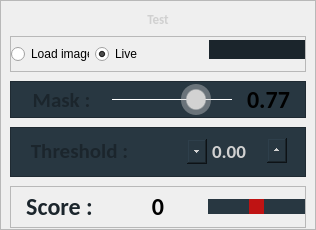
                        <widget class="QFrame" name="frame_29">
                         <property name="maximumSize">
                          <size>
                           <width>316</width>
                           <height>16777215</height>
                          </size>
                         </property>
                         <property name="frameShape">
                          <enum>QFrame::StyledPanel</enum>
                         </property>
                         <property name="frameShadow">
                          <enum>QFrame::Raised</enum>
                         </property>
                         <layout class="QVBoxLayout" name="verticalLayout_31">
                          <property name="spacing">
                           <number>9</number>
                          </property>
                          <property name="leftMargin">
                           <number>9</number>
                          </property>
                          <property name="topMargin">
                           <number>10</number>
                          </property>
                          <property name="rightMargin">
                           <number>9</number>
                          </property>
                          <property name="bottomMargin">
                           <number>1</number>
                          </property>
                          <item>
                           <widget class="QLabel" name="label_25">
                            <property name="minimumSize">
                             <size>
                              <width>0</width>
                              <height>16</height>
                             </size>
                            </property>
                            <property name="maximumSize">
                             <size>
                              <width>16777215</width>
                              <height>16</height>
                             </size>
                            </property>
                            <property name="font">
                             <font>
                              <family>Calibri</family>
                              <pointsize>10</pointsize>
                              <weight>75</weight>
                              <bold>true</bold>
                             </font>
                            </property>
                            <property name="styleSheet">
                             <string notr="true">color: rgb(208, 208, 208);
border-radius: none;
border-top: 20px;</string>
                            </property>
                            <property name="text">
                             <string>Test</string>
                            </property>
                            <property name="alignment">
                             <set>Qt::AlignCenter</set>
                            </property>
                           </widget>
                          </item>
                          <item>
                           <widget class="QFrame" name="frame_48">
                            <property name="frameShape">
                             <enum>QFrame::StyledPanel</enum>
                            </property>
                            <property name="frameShadow">
                             <enum>QFrame::Raised</enum>
                            </property>
                            <layout class="QHBoxLayout" name="horizontalLayout_41">
                             <property name="spacing">
                              <number>0</number>
                             </property>
                             <property name="leftMargin">
                              <number>0</number>
                             </property>
                             <property name="topMargin">
                              <number>0</number>
                             </property>
                             <property name="rightMargin">
                              <number>0</number>
                             </property>
                             <property name="bottomMargin">
                              <number>0</number>
                             </property>
                             <item>
                              <widget class="QWidget" name="widget_27" native="true">
                               <property name="minimumSize">
                                <size>
                                 <width>0</width>
                                 <height>30</height>
                                </size>
                               </property>
                               <property name="maximumSize">
                                <size>
                                 <width>278</width>
                                 <height>30</height>
                                </size>
                               </property>
                               <property name="styleSheet">
                                <string notr="true"/>
                               </property>
                               <layout class="QHBoxLayout" name="horizontalLayout_33">
                                <property name="spacing">
                                 <number>6</number>
                                </property>
                                <property name="leftMargin">
                                 <number>0</number>
                                </property>
                                <property name="topMargin">
                                 <number>0</number>
                                </property>
                                <property name="rightMargin">
                                 <number>0</number>
                                </property>
                                <property name="bottomMargin">
                                 <number>0</number>
                                </property>
                                <item alignment="Qt::AlignHCenter">
                                 <widget class="QRadioButton" name="test_img">
                                  <property name="enabled">
                                   <bool>true</bool>
                                  </property>
                                  <property name="minimumSize">
                                   <size>
                                    <width>62</width>
                                    <height>0</height>
                                   </size>
                                  </property>
                                  <property name="text">
                                   <string>Load image</string>
                                  </property>
                                  <property name="checked">
                                   <bool>false</bool>
                                  </property>
                                 </widget>
                                </item>
                                <item>
                                 <widget class="QRadioButton" name="live">
                                  <property name="minimumSize">
                                   <size>
                                    <width>62</width>
                                    <height>0</height>
                                   </size>
                                  </property>
                                  <property name="maximumSize">
                                   <size>
                                    <width>16777215</width>
                                    <height>16777215</height>
                                   </size>
                                  </property>
                                  <property name="text">
                                   <string>Live</string>
                                  </property>
                                  <property name="checkable">
                                   <bool>true</bool>
                                  </property>
                                  <property name="checked">
                                   <bool>true</bool>
                                  </property>
                                 </widget>
                                </item>
                               </layout>
                              </widget>
                             </item>
                             <item>
                              <widget class="QFrame" name="frame_38">
                               <property name="maximumSize">
                                <size>
                                 <width>16777215</width>
                                 <height>34</height>
                                </size>
                               </property>
                               <property name="styleSheet">
                                <string notr="true">border-radius: 10px;</string>
                               </property>
                               <property name="frameShape">
                                <enum>QFrame::StyledPanel</enum>
                               </property>
                               <property name="frameShadow">
                                <enum>QFrame::Raised</enum>
                               </property>
                               <layout class="QHBoxLayout" name="horizontalLayout_34">
                                <property name="spacing">
                                 <number>0</number>
                                </property>
                                <property name="leftMargin">
                                 <number>0</number>
                                </property>
                                <property name="topMargin">
                                 <number>0</number>
                                </property>
                                <property name="rightMargin">
                                 <number>0</number>
                                </property>
                                <property name="bottomMargin">
                                 <number>9</number>
                                </property>
                                <item>
                                 <widget class="QToolButton" name="bouton_parcourir_test">
                                  <property name="minimumSize">
                                   <size>
                                    <width>0</width>
                                    <height>0</height>
                                   </size>
                                  </property>
                                  <property name="maximumSize">
                                   <size>
                                    <width>52</width>
                                    <height>16777215</height>
                                   </size>
                                  </property>
                                  <property name="styleSheet">
                                   <string notr="true">background-repeat: no-repeat;
background-position: center;

border-radius: 20px;</string>
                                  </property>
                                  <property name="text">
                                   <string/>
                                  </property>
                                  <property name="icon">
                                   <iconset>
                                    <normaloff>images/folder.png</normaloff>images/folder.png</iconset>
                                  </property>
                                  <property name="iconSize">
                                   <size>
                                    <width>70</width>
                                    <height>70</height>
                                   </size>
                                  </property>
                                 </widget>
                                </item>
                                <item alignment="Qt::AlignHCenter">
                                 <widget class="QLineEdit" name="txt_box_test">
                                  <property name="maximumSize">
                                   <size>
                                    <width>208</width>
                                    <height>16777215</height>
                                   </size>
                                  </property>
                                  <property name="font">
                                   <font>
                                    <family>Calibri</family>
                                    <pointsize>10</pointsize>
                                    <weight>75</weight>
                                    <bold>true</bold>
                                   </font>
                                  </property>
                                  <property name="styleSheet">
                                   <string notr="true">background-color: rgb(27, 37, 44);
color: rgb(208, 208, 208);
selection-background-color: rgba(16,25,30,255);
border-radius: 10px;</string>
                                  </property>
                                  <property name="text">
                                   <string/>
                                  </property>
                                 </widget>
                                </item>
                               </layout>
                              </widget>
                             </item>
                            </layout>
                           </widget>
                          </item>
                          <item>
                           <widget class="QFrame" name="frame_42">
                            <property name="maximumSize">
                             <size>
                              <width>5555555</width>
                              <height>16777215</height>
                             </size>
                            </property>
                            <property name="styleSheet">
                             <string notr="true">background-color: #283741
</string>
                            </property>
                            <property name="frameShape">
                             <enum>QFrame::StyledPanel</enum>
                            </property>
                            <property name="frameShadow">
                             <enum>QFrame::Raised</enum>
                            </property>
                            <layout class="QHBoxLayout" name="horizontalLayout_38">
                             <property name="spacing">
                              <number>0</number>
                             </property>
                             <property name="leftMargin">
                              <number>0</number>
                             </property>
                             <property name="topMargin">
                              <number>0</number>
                             </property>
                             <property name="rightMargin">
                              <number>0</number>
                             </property>
                             <property name="bottomMargin">
                              <number>0</number>
                             </property>
                             <item alignment="Qt::AlignVCenter">
                              <widget class="QLabel" name="label_28">
                               <property name="minimumSize">
                                <size>
                                 <width>101</width>
                                 <height>23</height>
                                </size>
                               </property>
                               <property name="maximumSize">
                                <size>
                                 <width>101</width>
                                 <height>0</height>
                                </size>
                               </property>
                               <property name="font">
                                <font>
                                 <family>Calibri</family>
                                 <pointsize>16</pointsize>
                                 <weight>75</weight>
                                 <bold>true</bold>
                                </font>
                               </property>
                               <property name="styleSheet">
                                <string notr="true">color: rgb(27, 37, 44);</string>
                               </property>
                               <property name="text">
                                <string>Mask :</string>
                               </property>
                               <property name="alignment">
                                <set>Qt::AlignCenter</set>
                               </property>
                               <property name="margin">
                                <number>0</number>
                               </property>
                              </widget>
                             </item>
                             <item alignment="Qt::AlignHCenter|Qt::AlignVCenter">
                              <widget class="QSlider" name="cursor_mask_expert">
                               <property name="minimumSize">
                                <size>
                                 <width>120</width>
                                 <height>35</height>
                                </size>
                               </property>
                               <property name="maximumSize">
                                <size>
                                 <width>120</width>
                                 <height>34</height>
                                </size>
                               </property>
                               <property name="toolTipDuration">
                                <number>-1</number>
                               </property>
                               <property name="styleSheet">
                                <string notr="true">QSlider:horizontal {
    min-height: 35px;
}
QSlider::groove:horizontal {
    height: 1px;
    background: white; 
}
QSlider::handle:horizontal {
    width: 30px;
    margin-top: -15px;
    margin-bottom: -15px;
    border-radius: 15px;
    background: qradialgradient(spread:reflect, cx:0.5, cy:0.5, radius:0.5, fx:0.5, fy:0.5, stop:0.6 rgba(210, 210, 210, 255), stop:0.7 rgba(210, 210, 210, 100));
}
QSlider::handle:horizontal:hover {
    background: qradialgradient(spread:reflect, cx:0.5, cy:0.5, radius:0.5, fx:0.5, fy:0.5, stop:0.6 rgba(255, 255, 255, 255), stop:0.7 rgba(255, 255, 255, 100));
}</string>
                               </property>
                               <property name="maximum">
                                <number>100</number>
                               </property>
                               <property name="singleStep">
                                <number>0</number>
                               </property>
                               <property name="value">
                                <number>77</number>
                               </property>
                               <property name="orientation">
                                <enum>Qt::Horizontal</enum>
                               </property>
                              </widget>
                             </item>
                             <item>
                              <widget class="QLabel" name="cursor_mask_label_expert">
                               <property name="font">
                                <font>
                                 <family>Calibri</family>
                                 <pointsize>18</pointsize>
                                 <weight>75</weight>
                                 <bold>true</bold>
                                </font>
                               </property>
                               <property name="styleSheet">
                                <string notr="true">color: rgb(0, 0, 0);
</string>
                               </property>
                               <property name="text">
                                <string>0.77</string>
                               </property>
                               <property name="alignment">
                                <set>Qt::AlignCenter</set>
                               </property>
                              </widget>
                             </item>
                            </layout>
                           </widget>
                          </item>
                          <item>
                           <widget class="QFrame" name="frame_41">
                            <property name="maximumSize">
                             <size>
                              <width>16777215</width>
                              <height>16777215</height>
                             </size>
                            </property>
                            <property name="styleSheet">
                             <string notr="true">background-color: #283741
</string>
                            </property>
                            <property name="frameShape">
                             <enum>QFrame::StyledPanel</enum>
                            </property>
                            <property name="frameShadow">
                             <enum>QFrame::Raised</enum>
                            </property>
                            <layout class="QHBoxLayout" name="horizontalLayout_36">
                             <property name="spacing">
                              <number>39</number>
                             </property>
                             <property name="leftMargin">
                              <number>0</number>
                             </property>
                             <property name="topMargin">
                              <number>0</number>
                             </property>
                             <property name="rightMargin">
                              <number>0</number>
                             </property>
                             <property name="bottomMargin">
                              <number>2</number>
                             </property>
                             <item alignment="Qt::AlignVCenter">
                              <widget class="QLabel" name="label_27">
                               <property name="minimumSize">
                                <size>
                                 <width>101</width>
                                 <height>23</height>
                                </size>
                               </property>
                               <property name="maximumSize">
                                <size>
                                 <width>101</width>
                                 <height>0</height>
                                </size>
                               </property>
                               <property name="font">
                                <font>
                                 <family>Calibri</family>
                                 <pointsize>16</pointsize>
                                 <weight>75</weight>
                                 <bold>true</bold>
                                </font>
                               </property>
                               <property name="styleSheet">
                                <string notr="true">color: rgb(27, 37, 44);</string>
                               </property>
                               <property name="text">
                                <string>Threshold :</string>
                               </property>
                               <property name="alignment">
                                <set>Qt::AlignCenter</set>
                               </property>
                               <property name="margin">
                                <number>0</number>
                               </property>
                              </widget>
                             </item>
                             <item>
                              <widget class="QDoubleSpinBox" name="thr_AI_val_expert">
                               <property name="minimumSize">
                                <size>
                                 <width>100</width>
                                 <height>46</height>
                                </size>
                               </property>
                               <property name="maximumSize">
                                <size>
                                 <width>100</width>
                                 <height>46</height>
                                </size>
                               </property>
                               <property name="font">
                                <font>
                                 <family>Calibri</family>
                                 <pointsize>14</pointsize>
                                 <weight>75</weight>
                                 <bold>true</bold>
                                </font>
                               </property>
                               <property name="styleSheet">
                                <string notr="true">QDoubleSpinBox {
color: rgb(209, 209, 209);
    border:3px solid #283741;
	border-radius:8px;	
	min-height:40px;
	max-height:40px;
	qproperty-alignment: AlignCenter;	
}
 
 QDoubleSpinBox::up-button {
    subcontrol-origin: border;
    subcontrol-position: top right;
	top:9.5px;
    width: 20px;
	height:25px;  

 }
 
 QDoubleSpinBox::down-button {
   subcontrol-origin: border;

     subcontrol-position: left; 
	buttom:7px;
    width: 20px;
	height:25px;  
 }

 
</string>
                               </property>
                              </widget>
                             </item>
                            </layout>
                           </widget>
                          </item>
                          <item>
                           <widget class="QFrame" name="frame_47">
                            <property name="frameShape">
                             <enum>QFrame::StyledPanel</enum>
                            </property>
                            <property name="frameShadow">
                             <enum>QFrame::Raised</enum>
                            </property>
                            <layout class="QHBoxLayout" name="horizontalLayout_40">
                             <property name="spacing">
                              <number>0</number>
                             </property>
                             <property name="leftMargin">
                              <number>0</number>
                             </property>
                             <property name="topMargin">
                              <number>0</number>
                             </property>
                             <property name="rightMargin">
                              <number>0</number>
                             </property>
                             <property name="bottomMargin">
                              <number>0</number>
                             </property>
                             <item alignment="Qt::AlignHCenter|Qt::AlignVCenter">
                              <widget class="QLabel" name="label_30">
                               <property name="minimumSize">
                                <size>
                                 <width>0</width>
                                 <height>30</height>
                                </size>
                               </property>
                               <property name="maximumSize">
                                <size>
                                 <width>16777215</width>
                                 <height>0</height>
                                </size>
                               </property>
                               <property name="font">
                                <font>
                                 <family>Calibri</family>
                                 <pointsize>18</pointsize>
                                 <weight>75</weight>
                                 <bold>true</bold>
                                </font>
                               </property>
                               <property name="styleSheet">
                                <string notr="true">color: rgb(27, 37, 44);</string>
                               </property>
                               <property name="text">
                                <string>Score :</string>
                               </property>
                               <property name="alignment">
                                <set>Qt::AlignCenter</set>
                               </property>
                               <property name="margin">
                                <number>0</number>
                               </property>
                              </widget>
                             </item>
                             <item alignment="Qt::AlignHCenter">
                              <widget class="QLabel" name="score_label_expert">
                               <property name="minimumSize">
                                <size>
                                 <width>100</width>
                                 <height>40</height>
                                </size>
                               </property>
                               <property name="maximumSize">
                                <size>
                                 <width>16777215</width>
                                 <height>40</height>
                                </size>
                               </property>
                               <property name="font">
                                <font>
                                 <family>Calibri</family>
                                 <pointsize>18</pointsize>
                                 <weight>75</weight>
                                 <bold>true</bold>
                                </font>
                               </property>
                               <property name="text">
                                <string>0</string>
                               </property>
                               <property name="alignment">
                                <set>Qt::AlignCenter</set>
                               </property>
                               <property name="margin">
                                <number>10</number>
                               </property>
                              </widget>
                             </item>
                             <item>
                              <widget class="QCheckBox" name="checkBox_test">
                               <property name="styleSheet">
                                <string notr="true">QCheckBox{
color:rgb(91,125,148);
background-color: #283741;
border-radius: 100px;
}

QCheckBox::indicator{


border: 2px solid black;

width: 15px;

height: 15px;

subcontrol-position: center;



subcontrol-origin: center;

}


QCheckBox::indicator:checked{

background-color:#54c147;

border:5px white;

}



QCheckBox::indicator:unchecked{

background-color:rgb(191, 19, 19);


border:5px black;

}</string>
                               </property>
                               <property name="text">
                                <string/>
                               </property>
                              </widget>
                             </item>
                            </layout>
                           </widget>
                          </item>
                         </layout>
                        </widget>
